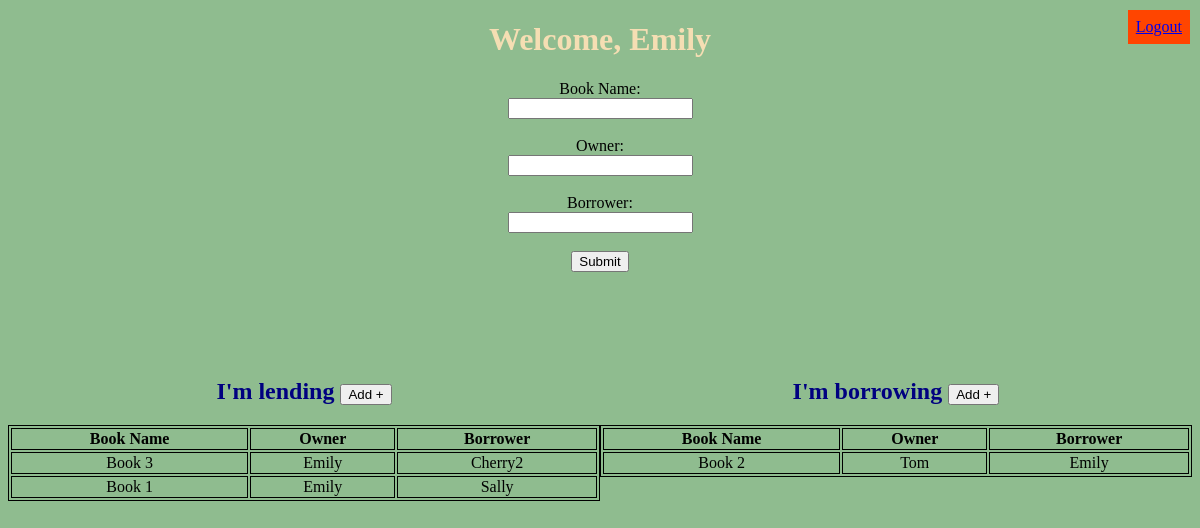
Before: /home/ (signed in) with the older database file.
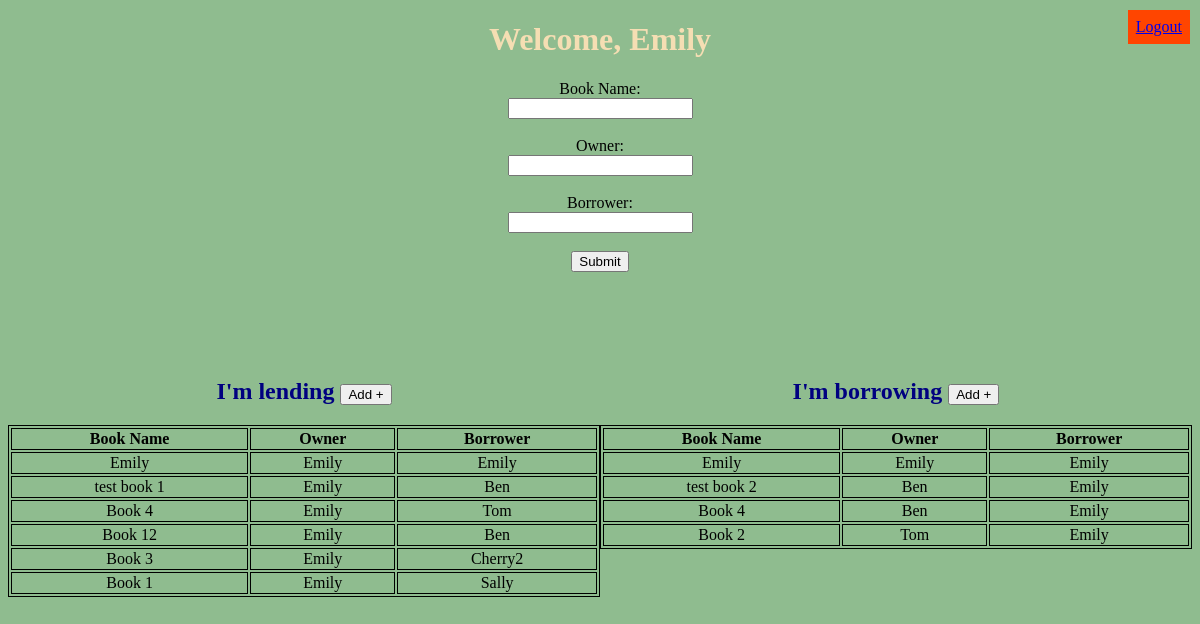
After: the same page with the newer database file.
### main.py (models this page shows, shortened)
class User(UserMixin, db.Model):
	__tablename__ = "user"
	id = db.Column(db.Integer, primary_key=True)
	username = db.Column(db.String(80), unique=True, nullable=False)
	email = db.Column(db.String(120), unique=True, nullable=False)
	password = db.Column(db.String(300), nullable=False)

class Entry(db.Model):
	id = db.Column(db.Integer, primary_key=True)
	owner = db.Column(db.Integer)
	borrower = db.Column(db.Integer)
	book_name = db.Column(db.String(200), nullable=False)
	due_date = db.Column(db.DateTime, default=datetime.utcnow)
	date_created = db.Column(db.DateTime, default=datetime.utcnow)

### main.py (the view)
@app.route("/home/")
@login_required
def home():
	entries_lending = Entry.query.order_by(Entry.date_created.desc()).filter_by(owner=current_user.username).all()
	entries_borrowing = Entry.query.order_by(Entry.date_created.desc()).filter_by(borrower=current_user.username).all()
	return render_template("homepage.html", entries_borrowing=entries_borrowing, entries_lending=entries_lending, current_user_name=current_user.username, current_email=current_user.email)

### main.py (called while the page is built)
@login_manager.user_loader
def load_user(user_id):
	return User.query.get(str(user_id))

### templates/homepage.html (shortened to what this page needs)
{% extends "base.html" %}
{% block body %}
<div><h1>Welcome, {{ current_user_name }}</h1></div>
  <div class="logout">
    <a href="{{ url_for('logout') }}">Logout</a>
  </div>
<form action="/api/create_new" method=POST>
  <label for="bookname">Book Name:</label><br>
  <input type="text" id="bookname" name="bookname" value="" required><br><br>
  <label for="owner">Owner:</label><br>
  <input type="text" id="owner" name="owner" value="" required><br><br>
  <label for="borrower">Borrower:</label><br>
  <input type="text" id="borrower" name="borrower" value="" required><br><br>
  <input type="submit" value="Submit">
</form>
<br><br>
<div style="display: flex;">
    <div class=table-container>
        <table>
            <caption>
                <h2>I'm lending
                <button type="button" onclick="window.location.href = '#addLend';">Add +</button></h2>
            </caption>
            <tr>
                <th>Book Name</th>
                <th>Owner</th>
                <th>Borrower</th>
            </tr>
            {% for entry in entries_lending %}
            <tr>
                <td>{{ entry.book_name }}</td>
                <td>{{ entry.owner }}</td>
                <td>{{ entry.borrower }}</td>
            </tr>
            {% endfor %}
        </table>
    </div>
    <div class=table-container>
        <table>
            <caption>
                <h2>I'm borrowing
                <button type="button" onclick="window.location.href = '#addBorrow';">Add +</button></h2>
            </caption>
            <tr>
                <th>Book Name</th>
                <th>Owner</th>
                <th>Borrower</th>
            </tr>
            {% for entry in entries_borrowing %}
            <tr>
                <td>{{ entry.book_name }}</td>
                <td>{{ entry.owner }}</td>
                <td>{{ entry.borrower }}</td>
            </tr>
            {% endfor %}
        </table>
    </div>
</div>
{% endblock%}

### templates/base.html (shortened to what this page needs)
<!DOCTYPE html>
<html>
<head>
	<link rel="stylesheet" type="text/css" href="{{ url_for('static', filename='styles.css') }}">
</head>
<body>
	{% block body %}{% endblock%}
</body>
</html>

### static/styles.css (style rules this page uses)
body { background-color: darkseagreen; text-align: center; }
h1 { color: wheat; text-align: center; }
h2 { color: navy; text-align: center; }
table, th, td { border: 1px solid; }
table { width: 100%; height: initial; }
.table-container { justify-content: center; margin-top: 50px; width: 50%; }
.logout { background-color: orangered; position: absolute; top: 10px; right: 10px; padding: 8px; border: 2px; border-color: black; }

Changed rows visible on the page:
added Entry: book_name "Emily", owner "Emily", borrower "Emily"
added Entry: book_name "test book 1", owner "Emily", borrower "Ben", shown under "I'm lending Add +"
added Entry: book_name "Book 4", owner "Emily", borrower "Tom", shown under "I'm lending Add +"
added Entry: book_name "Book 12", owner "Emily", borrower "Ben", shown under "I'm lending Add +"
added Entry: book_name "test book 2", owner "Ben", borrower "Emily", shown under "I'm borrowing Add +"
added Entry: book_name "Book 4", owner "Ben", borrower "Emily", shown under "I'm borrowing Add +"
